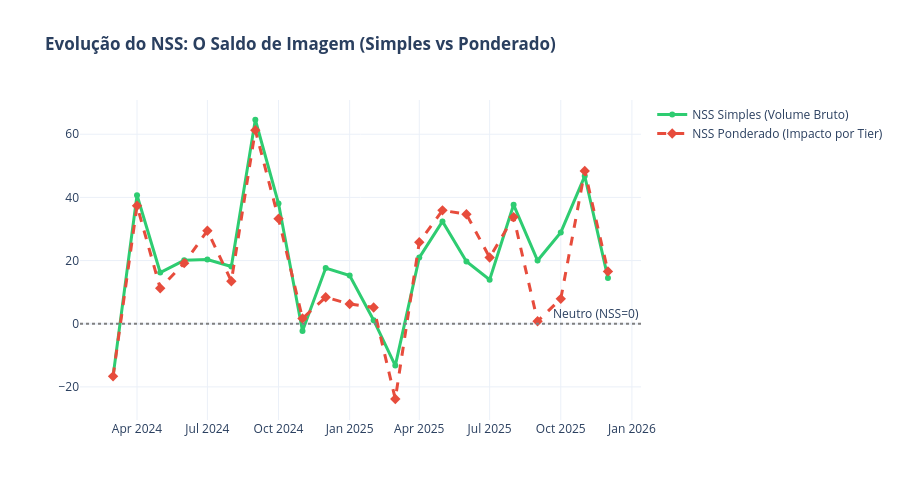

Notebook code cell kept with this figure:
### Markdown cell above
## 3. O Efeito "Megafone": A Importância da Relevância (Tier)

Uma crise em veículos "Menos Relevantes" é contornável, mas em "Muito Relevantes" afeta a sociedade em escala macro.

**O Gráfico de NSS Simples vs Ponderado — como ler:**
* A **linha Verde (Simples)** trata todos os veículos como iguais — cada menção vale 1, seja da TV Globo ou de um blog de bairro.
* A **linha Vermelha Tracejada (Ponderada)** multiplica cada menção pelo peso do veículo (Muito Relevante = 8×, Relevante = 4×, Menos Relevante = 1×).
* **Se a linha vermelha está abaixo da verde:** os grandes veículos (megafones) estão batendo na marca, mesmo que a maioria dos sites pequenos esteja elogiando. Quanto maior a distância entre as linhas, maior o "efeito megafone".
* **Se as linhas se aproximam ou cruzam em algum mês:** algo mudou naquele período — possivelmente uma crise que atingiu veículos grandes, ou uma ação de comunicação que alcançou a mídia de massa.
* **A linha cinza pontilhada no zero** é a fronteira: acima = saldo positivo, abaixo = crise.

### Code cell
# ======================================================================
# CÉLULA DE CÁLCULO - NSS SIMPLES VS PONDERADO (DEFENSIVA)
# ======================================================================
import pandas as pd
import plotly.graph_objects as go

def calcular_comparativo_nss(df_input):
    """
    Calcula a divergência entre o volume bruto e o impacto real (Tier).
    Implementa programação defensiva para garantir a execução.
    """
    # Protege o DataFrame original
    df_temp = df_input.copy()
    
    # 1. VERIFICAÇÃO E CORREÇÃO TEMPORAL
    if 'Ano_Mes' not in df_temp.columns:
        print("🔧 Aviso: Coluna 'Ano_Mes' ausente. Recriando pipeline temporal...")
        # Garante que Data é datetime
        df_temp['Data'] = pd.to_datetime(df_temp['Data'], errors='coerce')
        # Cria a coluna Ano_Mes
        df_temp['Ano_Mes'] = df_temp['Data'].dt.to_period('M').astype(str)
        
    # 2. VERIFICAÇÃO E CORREÇÃO DE PESOS (TIER)
    if 'Peso' not in df_temp.columns:
        print("🔧 Aviso: Coluna 'Peso' ausente. Recriando pipeline de pesos...")
        tier_w = {'Muito Relevante': 8, 'Relevante': 4, 'Menos Relevante': 1, 'Null': 1}
        if 'Tier' in df_temp.columns:
            df_temp['Peso'] = df_temp['Tier'].map(tier_w).fillna(1)
        else:
            df_temp['Peso'] = 1
            
    res = []
    
    # 3. MOTOR DE CÁLCULO
    # Agora é 100% seguro que 'Ano_Mes' existe
    for mes, group in df_temp.groupby('Ano_Mes'):
        
        # NSS Simples
        pos = (group['Classificação'] == 'POSITIVA').sum()
        neg = (group['Classificação'] == 'NEGATIVA').sum()
        tot = len(group)
        nss_simples = ((pos - neg) / tot * 100) if tot > 0 else 0
        
        # NSS Ponderado
        pos_p = (group[group['Classificação'] == 'POSITIVA']['Peso']).sum()
        neg_p = (group[group['Classificação'] == 'NEGATIVA']['Peso']).sum()
        tot_p = group['Peso'].sum()
        nss_pond = ((pos_p - neg_p) / tot_p * 100) if tot_p > 0 else 0
        
        res.append({'Data': mes, 'NSS_Simples': nss_simples, 'NSS_Ponderado': nss_pond})
        
    return pd.DataFrame(res).sort_values('Data')

# ======================================================================
# EXECUÇÃO E PLOTAGEM
# ======================================================================

# Chama a função recém atualizada
nss_df = calcular_comparativo_nss(df)

# Cria a Figura
fig_nss = go.Figure()

# Traço do Volume Simples
fig_nss.add_trace(go.Scatter(
    x=nss_df['Data'], y=nss_df['NSS_Simples'], 
    mode='lines+markers', name='NSS Simples (Volume Bruto)', 
    line=dict(color='#2ecc71', width=3)
))

# Traço do Impacto Ponderado
fig_nss.add_trace(go.Scatter(
    x=nss_df['Data'], y=nss_df['NSS_Ponderado'], 
    mode='lines+markers', name='NSS Ponderado (Impacto por Tier)', 
    line=dict(color='#e74c3c', width=3, dash='dash'), 
    marker=dict(symbol='diamond', size=8)
))

fig_nss.add_hline(y=0, line_dash="dot", line_color="gray", annotation_text="Neutro (NSS=0)")

fig_nss.update_layout(
    title='<b>Evolução do NSS: O Saldo de Imagem (Simples vs Ponderado)</b>', 
    template="plotly_white", 
    hovermode="x unified", 
    height=500
)

# Renderiza o gráfico
fig_nss.show()

### Figure 1 — Plotly figure (JSON) as saved in the notebook; plotly's stock layout.template omitted (floating-point values rounded to 4 significant figures)
{"data": [{"line": {"color": "#2ecc71", "width": 3}, "mode": "lines+markers", "name": "NSS Simples (Volume Bruto)", "type": "scatter", "x": ["2024-03", "2024-04", "2024-05", "2024-06", "2024-07", "2024-08", "2024-09", "2024-10", "2024-11", "2024-12", "2025-01", "2025-02", "2025-03", "2025-04", "2025-05", "2025-06", "2025-07", "2025-08", "2025-09", "2025-10", "2025-11", "2025-12"], "y": [-16.67, 40.67, 16.22, 20.06, 20.35, 18.12, 64.58, 38.07, -2.326, 17.63, 15.27, 1.118, -13.27, 20.93, 32.37, 19.7, 13.92, 37.65, 20.0, 28.9, 46.76, 14.49]}, {"line": {"color": "#e74c3c", "dash": "dash", "width": 3}, "marker": {"size": 8, "symbol": "diamond"}, "mode": "lines+markers", "name": "NSS Ponderado (Impacto por Tier)", "type": "scatter", "x": ["2024-03", "2024-04", "2024-05", "2024-06", "2024-07", "2024-08", "2024-09", "2024-10", "2024-11", "2024-12", "2025-01", "2025-02", "2025-03", "2025-04", "2025-05", "2025-06", "2025-07", "2025-08", "2025-09", "2025-10", "2025-11", "2025-12"], "y": [-16.67, 37.35, 11.22, 19.17, 29.45, 13.47, 61.28, 33.27, 1.662, 8.387, 6.228, 5.15, -23.84, 25.81, 35.9, 34.66, 20.97, 33.76, 0.7715, 7.874, 48.38, 16.56]}], "layout": {"annotations": [{"showarrow": false, "text": "Neutro (NSS=0)", "x": 1, "xanchor": "right", "xref": "x domain", "y": 0, "yanchor": "bottom", "yref": "y"}], "height": 500, "hovermode": "x unified", "shapes": [{"line": {"color": "gray", "dash": "dot"}, "type": "line", "x0": 0, "x1": 1, "xref": "x domain", "y0": 0, "y1": 0, "yref": "y"}], "title": {"text": "<b>Evolução do NSS: O Saldo de Imagem (Simples vs Ponderado)</b>"}}}
